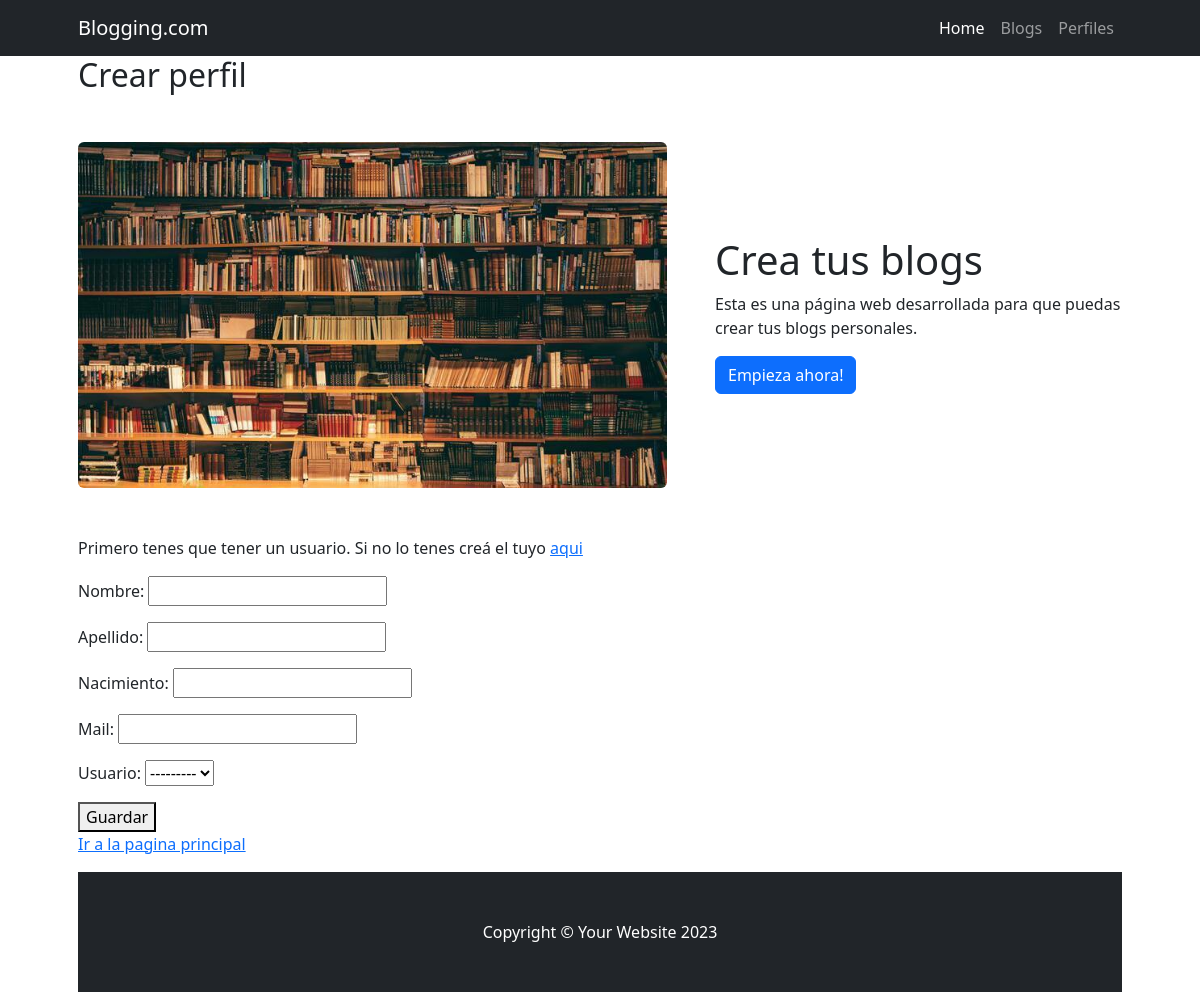
The page /cliente/crear_perfil/ on the database as committed earlier.
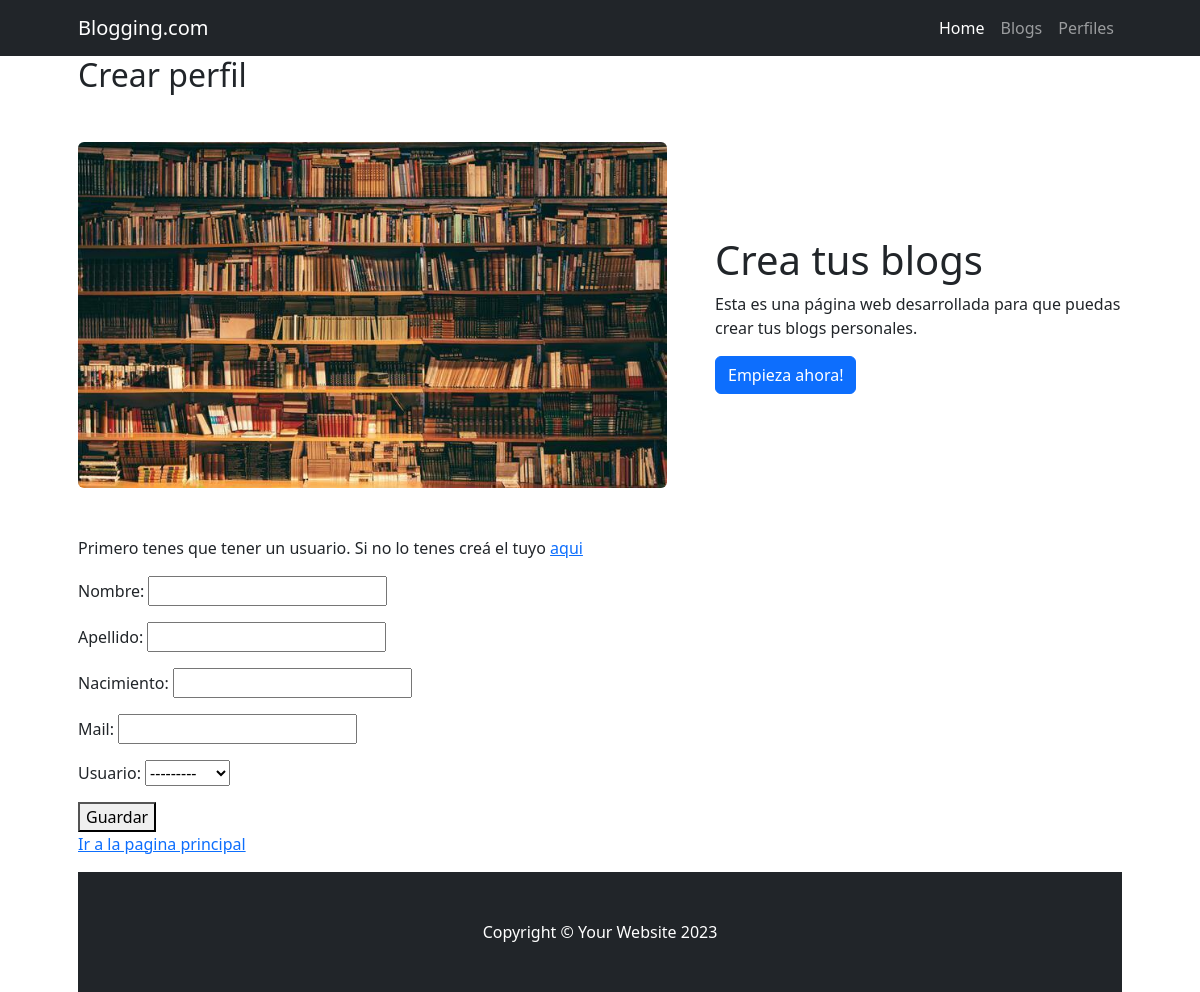
The same page on the database as committed later.
### cliente/models.py (models this page shows)
class Usuario(models.Model):
    usuario = models.CharField(max_length=100)
    def __str__(self) -> str:
        return f"{self.usuario}"

### cliente/views.py (the view)
# urls.py: path("crear_perfil/", views.crear_perfil, name="crear_perfil"),
def crear_perfil(request):
    if request.method == "POST":
        form = forms.PerfilForm(request.POST) #Formulario lleno
        if form.is_valid():
            form.save()   # guarda los datos
            return redirect("cliente:index")
    else:
        form = forms.PerfilForm()  #Formulario vacio
    return render(request, "cliente/crear_perfil.html", {"form":form})

### cliente/forms.py
class PerfilForm(forms.ModelForm):
    class Meta:
        model = models.Perfil
        fields = ["nombre", "apellido", "nacimiento", "mail", "usuario"]

### cliente/templates/cliente/crear_perfil.html (shortened to what this page needs)
{% extends 'home/base.html' %}
{% block title %}
    <h2>Crear perfil</h2>
{% endblock title %}
{% block content %}
    <p>Primero tenes que tener un usuario. Si no lo tenes creá el tuyo <a href="{% url 'cliente:crear_usuario' %}">aqui</a></p>
    <form action="" method="post">
        {{ form.as_p }}
        <button type="submit">Guardar</button>
    </form>
    <p><a href="{% url 'home:index' %}">Ir a la pagina principal</a></p>
{% endblock content %}

Rows that differ between the two databases and show on the page:
added Usuario: usuario "---------"
Other text that changed with them:
form field usuario: "---------" → (not shown)
